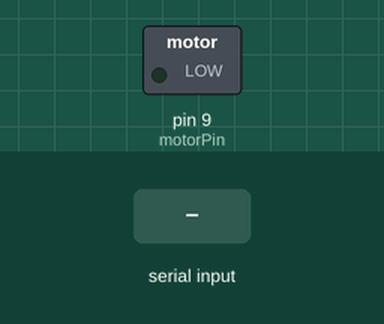
The sketch below on a simulated Arduino Uno, built with avr-gcc and run on an emulated ATmega328P. Parts: switched loads named in the sketch (green lamp = pin HIGH). The test bench sets the inputs (shaded band). What the sketch prints to the serial monitor is not drawn.

Above: at 1.2 s.
1.3 s: "90,45\n" received over Serial
At 2.1 s:
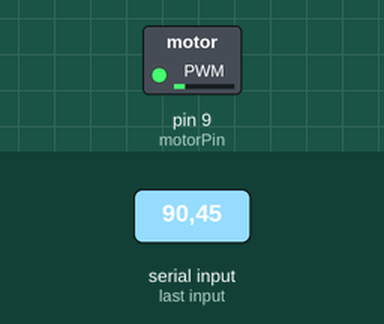
3.8 s: "30,150\n" received over Serial
At 4.1 s:
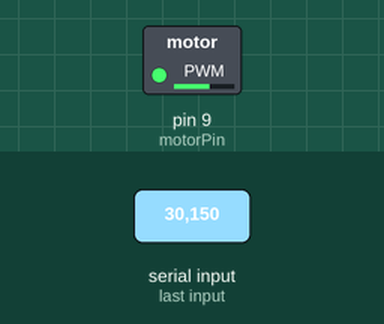
6.3 s: "200\n" received over Serial
At 7.1 s:
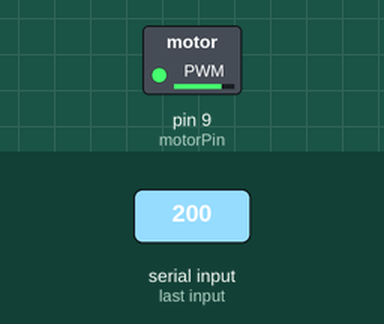
Timing chart, 0 to 9.3 s (numbered marks = the images above; inputs shaded):
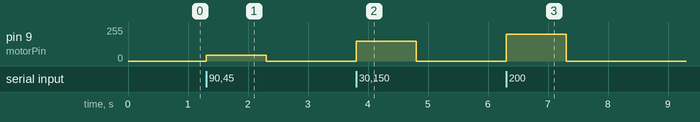

The sketch:

ch06_motor_speed.ino
```cpp
const int motorPin = 9;

void setup() {
  pinMode(motorPin, OUTPUT);
  Serial.begin(9600);
  Serial.println("Set speed 0..255");
}

void loop() {
  if (Serial.available()) {
    int speed = Serial.parseInt();
    analogWrite(motorPin, speed);
  }
}
```

Measured:
- after the input at 1.3 s, pin 9 (motorPin): 0/255 → 45/255 at once, → 0/255 1.0 s later
- after the input at 3.8 s, pin 9 (motorPin): 0/255 → 150/255 at once, → 0/255 1.0 s later
- after the input at 6.3 s, pin 9 (motorPin): 0/255 → 200/255 at once, → 0/255 1.0 s later
